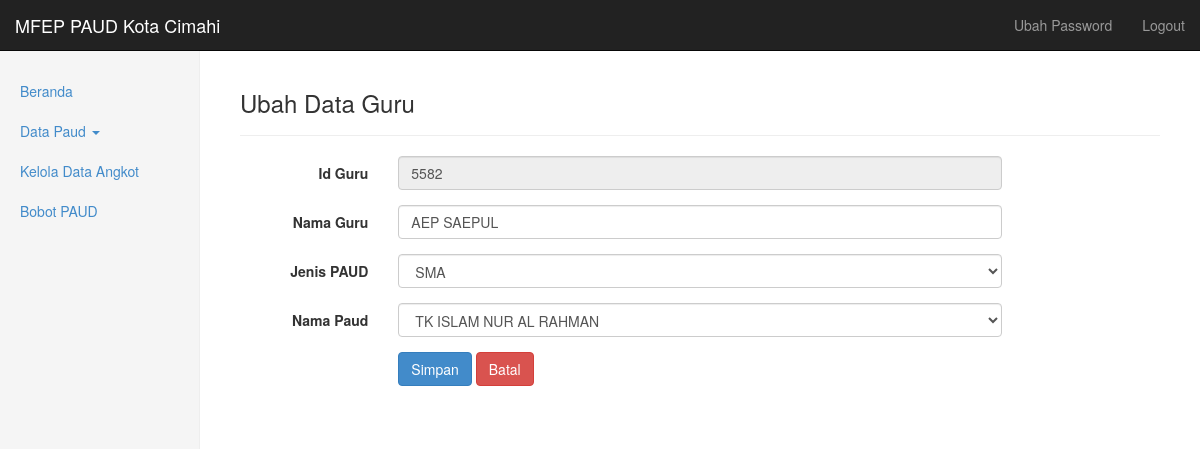
Page /home.php?module=module/pegawai/index.php&act=edit&id=902 (signed in) on the committed database.
### tables this page shows
CREATE TABLE `pend_guru` (
  `Id_guru` varchar(20) NOT NULL,
  `Nama_Guru` text NOT NULL,
  `Pendidikan` varchar(15) NOT NULL,
  `id_paud` int(11) default NULL,
  PRIMARY KEY  (`Id_guru`)
);

CREATE TABLE `data_paud` (
  `id_paud` int(20) NOT NULL auto_increment,
  `nama_paud` text NOT NULL,
  `Alamat_Paud` text NOT NULL,
  `Telepon` varchar(20) NOT NULL,
  `Uang_Pangkal` int(11) NOT NULL,
  `Spp` int(11) NOT NULL,
  `Latitude` varchar(20) NOT NULL,
  `longitude` varchar(20) NOT NULL,
  `jenis_sekolah` char(5) default NULL,
  `jml_fas` int(11) default NULL,
  `jml_sma` int(11) default NULL,
  `jml_d3` int(11) default NULL,
  `jml_s1` int(11) default NULL,
  `jarak` varchar(10) default NULL,
  PRIMARY KEY  (`id_paud`)
);

### module/pegawai/index.php (the view, shortened to what this page needs)
<?
$nama_guru	= $_REQUEST['nama_guru'];
$pend_guru	= $_REQUEST['pend_guru'];
$act		= $_REQUEST['act'];
$paud		= $_REQUEST['paud'];
$jml_data	= $_REQUEST['jml_data'];
$ambil="select * from pend_guru where true";
$ambil.=" order by Nama_Guru asc";
$rs=mysql_query($ambil);
?>
<!DOCTYPE html PUBLIC "-//W3C//DTD HTML 4.01 Transitional//EN" "http://www.w3.org/TR/html4/loose.dtd">
<html>
<head>
</head>
<body>
<div class="page-header">
  <? if($act=="input") { echo '<h3>Input Data Guru</h3>'; } else if($act=="edit") { echo '<h3>Ubah Data Guru</h3>'; } else {?>
  <h3>Kelola Data Guru</h3>
  <? } ?>
</div>
<? if($act=="") {?>
<form class="form-inline" role="form" action="" method="post">
<label>Cari : </label>
  <div class="form-group">
    <label class="sr-only" for="exampleInputEmail2">Nama Guru</label>
    <input type="text" class="form-control" id="exampleInputEmail2" name="nama_guru" placeholder="Nama Guru" value="<?=$nama_guru?>">
  </div>
  <div class="form-group">
    <label class="sr-only" for="exampleInputPassword2">Password</label>
    <select class="form-control" name="pend_guru">
    <option value="">-- Pendidikan Guru --</option>
    <option value="SMA" <?=$pend_guru=='SMA'?"selected":"";?>>SMA</option>
    <option value="D3" <?=$pend_guru=='D3'?"selected":"";?>>Diploma</option>
    <option value="S1" <?=$pend_guru=='S1'?"selected":"";?>>Sarjana</option>
    </select>
  </div>
  <div class="form-group">
    	<select class="form-control" name="paud" placeholder="Paud">
    	<option value="">-- Pilih Sekolah --</option>
        <?php
			$sqlr="SELECT nama_paud, id_paud FROM data_paud ORDER BY nama_paud ASC";
			$rslist=mysql_query($sqlr) or die ("Kesalahan sistem, akan segera kami perbaiki");
			while($rowlist=mysql_fetch_array($rslist)){
		?>
    	<option value="<?=$rowlist['id_paud']?>" <?=$rowlist['id_paud']==$paud?"selected":"";?>><?=$rowlist['nama_paud'];?></option>
        <? } ?>
      	</select>
  </div>
  <div class="form-group">
    <select class="form-control" name="jml_data">
    <option value="10" <?=$jml_data=='10'?"selected":"";?>>10</option>
    <option value="20" <?=$jml_data=='20'?"selected":"";?>>20</option>
    <option value="" <?=$jml_data==''?"selected":"";?>>Semua</option>
    </select>
  </div>
  <button type="submit" class="btn btn-primary">Cari</button>
  <a class="btn btn-primary" href="?module=module/pegawai/index.php&act=input" role="button">Input Guru</a>
</form>
<hr>
    <div class="table-responsive">
            <table class="table table-hover">
              <thead class="panel-heading">
                <tr>
                  <th>No.</th>
                  <th>ID</th>
                  <th>Nama Guru</th>
                  <th>Pendidikan</th>
                  <th>Nama Paud</th>
                  <th>Aksi</th>
                </tr>
              </thead>
              <tbody>
              <?
			  $i=1;
			  while($row=mysql_fetch_array($rs)) {?>
                <tr>
                  <td><?=$i++;?></td>
                  <td><?=$row['Id_guru'];?></td>
                  <td><?=$row['Nama_Guru'];?></td>
                  <td><?
				  	if($row['Pendidikan']=="SMA") {
						echo "SMA";
					} else if($row['Pendidikan']=="D3") {
						echo "Diploma";
					} else if($row['Pendidikan']=="S1") {
						echo "Sarjana";
					}?></td>
                  <td><?
                  $nmpaud=mysql_query("select nama_paud from data_paud where id_paud='".$row['id_paud']."'");
				  $dtpaud=mysql_fetch_array($nmpaud);
				  echo $dtpaud['nama_paud'];
				  ?></td>
                  <td><a class="btn btn-sm btn-primary" href="?module=module/pegawai/index.php&act=edit&id=<?=$row['Id_guru'];?>" role="button">Ubah</a>
                  <a class="btn btn-sm btn-danger" onClick="return confirm('Apa anda yakin akan menghapus data ini?')" href="?module=module/pegawai/remove_pegawai.php&id=<?=$row['Id_guru'];?>&id_paud=<?=$row['id_paud'];?>" role="button">Hapus</a></td>
                </tr>
              <? } ?>
              </tbody>
            </table>
          </div>
<? } else if($act=="edit") {
$ambil="select * from pend_guru where true";
$ambil.=" order by Nama_Guru asc";
$rse=mysql_query($ambil);
$data=mysql_fetch_array($rse);
?>
<form class="form-horizontal" role="form" action="module/pegawai/update_pegawai.php" method="post">
  <div class="form-group">
    <label for="inputPaud3" class="col-sm-2 control-label">Id Guru</label>
    <div class="col-sm-8">
      <input type="text" name="id" class="form-control" id="inputPaud3" readonly placeholder="Id Guru" value="<?=$data['Id_guru'];?>">
    </div>
  </div>
  <div class="form-group">
    <label for="inputPaud3" class="col-sm-2 control-label">Nama Guru</label>
    <div class="col-sm-8">
      <input type="text" name="Nama_Guru" class="form-control" id="inputPaud3" placeholder="Nama Guru" value="<?=$data['Nama_Guru'];?>">
    </div>
  </div>
  <div class="form-group">
    <label for="input3" class="col-sm-2 control-label">Jenis PAUD</label>
    <div class="col-sm-8">
    	<select class="form-control" name="Pendidikan" placeholder="Pendidikan Guru">
    	<option value="SMA" <?=$data['Pendidikan']=='SMA'?"selected":"";?>>SMA</option>
      	</select>
    </div>
  </div>
  <div class="form-group">
    <label for="input3" class="col-sm-2 control-label">Nama Paud</label>
    <div class="col-sm-8">
    	<select class="form-control" name="id_paud" placeholder="Paud">
        <?php
			$sqlr="SELECT nama_paud, id_paud FROM data_paud ORDER BY nama_paud ASC";
			$rslist=mysql_query($sqlr) or die ("Kesalahan sistem, akan segera kami perbaiki");
			while($rowlist=mysql_fetch_array($rslist)){
		?>
    	<option value="<?=$rowlist['id_paud']?>" <?=$data['id_paud']==$rowlist['id_paud']?"selected":"";?>><?=$rowlist['nama_paud'];?></option>
        <? } ?>
      	</select>
    </div>
  </div>
  <div class="form-group">
    <div class="col-sm-offset-2 col-sm-10">
      <button type="submit" class="btn btn-primary">Simpan</button>
      <a class="btn btn-danger" href="?module=module/pegawai/index.php" role="button">Batal</a>
    </div>
  </div>
</form>
<? } ?>
</body>
</html>

### styles/dashboard.css (style rules this page uses)
body { padding-top: 50px; }
.main .page-header { margin-top: 0; }

### rows in the picture
pend_guru: id "5582", Nama_Guru "AEP SAEPUL", Pendidikan "SMA", id_paud "TK ISLAM NUR AL RAHMAN"
